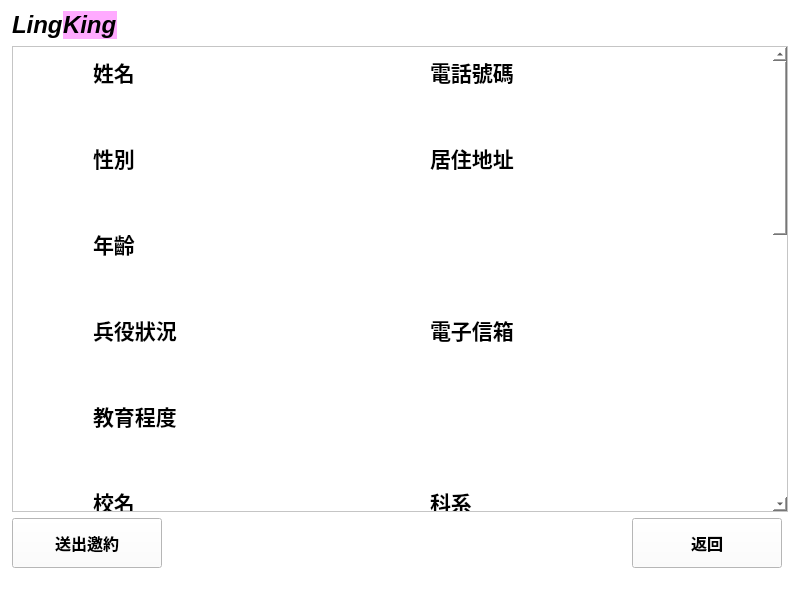
<?xml version="1.0" encoding="UTF-8"?>
<ui version="4.0">
 <class>MainWindow</class>
 <widget class="QMainWindow" name="MainWindow">
  <property name="geometry">
   <rect>
    <x>0</x>
    <y>0</y>
    <width>800</width>
    <height>600</height>
   </rect>
  </property>
  <property name="windowTitle">
   <string>LingKing</string>
  </property>
  <property name="styleSheet">
   <string notr="true">background-color: rgb(255, 255, 255);</string>
  </property>
  <widget class="QWidget" name="centralwidget">
   <layout class="QGridLayout" name="gridLayout_3">
    <property name="leftMargin">
     <number>12</number>
    </property>
    <property name="topMargin">
     <number>10</number>
    </property>
    <property name="rightMargin">
     <number>12</number>
    </property>
    <property name="bottomMargin">
     <number>10</number>
    </property>
    <property name="horizontalSpacing">
     <number>6</number>
    </property>
    <item row="0" column="0">
     <layout class="QGridLayout" name="gridLayout_2">
      <item row="1" column="0" colspan="4">
       <widget class="QScrollArea" name="scrollArea">
        <property name="verticalScrollBarPolicy">
         <enum>Qt::ScrollBarAlwaysOn</enum>
        </property>
        <property name="widgetResizable">
         <bool>true</bool>
        </property>
        <property name="alignment">
         <set>Qt::AlignCenter</set>
        </property>
        <widget class="QWidget" name="scrollAreaWidgetContents">
         <property name="geometry">
          <rect>
           <x>0</x>
           <y>-381</y>
           <width>755</width>
           <height>1065</height>
          </rect>
         </property>
         <layout class="QGridLayout" name="gridLayout_4">
          <property name="horizontalSpacing">
           <number>6</number>
          </property>
          <item row="0" column="0">
           <spacer name="horizontalSpacer_4">
            <property name="orientation">
             <enum>Qt::Horizontal</enum>
            </property>
            <property name="sizeHint" stdset="0">
             <size>
              <width>40</width>
              <height>20</height>
             </size>
            </property>
           </spacer>
          </item>
          <item row="0" column="1">
           <layout class="QGridLayout" name="gridLayout">
            <property name="horizontalSpacing">
             <number>6</number>
            </property>
            <property name="verticalSpacing">
             <number>12</number>
            </property>
            <item row="18" column="0" colspan="2">
             <widget class="QLabel" name="skill_show">
              <property name="sizePolicy">
               <sizepolicy hsizetype="Minimum" vsizetype="Minimum">
                <horstretch>0</horstretch>
                <verstretch>0</verstretch>
               </sizepolicy>
              </property>
              <property name="minimumSize">
               <size>
                <width>600</width>
                <height>100</height>
               </size>
              </property>
              <property name="font">
               <font>
                <pointsize>14</pointsize>
               </font>
              </property>
              <property name="text">
               <string/>
              </property>
              <property name="wordWrap">
               <bool>true</bool>
              </property>
             </widget>
            </item>
            <item row="17" column="0">
             <widget class="QLabel" name="label_32">
              <property name="sizePolicy">
               <sizepolicy hsizetype="Fixed" vsizetype="Fixed">
                <horstretch>0</horstretch>
                <verstretch>0</verstretch>
               </sizepolicy>
              </property>
              <property name="font">
               <font>
                <pointsize>16</pointsize>
                <weight>75</weight>
                <bold>true</bold>
               </font>
              </property>
              <property name="text">
               <string>專業技能簡介</string>
              </property>
             </widget>
            </item>
            <item row="0" column="0">
             <widget class="QLabel" name="label_3">
              <property name="sizePolicy">
               <sizepolicy hsizetype="Fixed" vsizetype="Fixed">
                <horstretch>0</horstretch>
                <verstretch>0</verstretch>
               </sizepolicy>
              </property>
              <property name="font">
               <font>
                <pointsize>16</pointsize>
                <weight>75</weight>
                <bold>true</bold>
               </font>
              </property>
              <property name="text">
               <string>姓名</string>
              </property>
             </widget>
            </item>
            <item row="19" column="0">
             <widget class="QLabel" name="label_33">
              <property name="sizePolicy">
               <sizepolicy hsizetype="Fixed" vsizetype="Fixed">
                <horstretch>0</horstretch>
                <verstretch>0</verstretch>
               </sizepolicy>
              </property>
              <property name="font">
               <font>
                <pointsize>16</pointsize>
                <weight>75</weight>
                <bold>true</bold>
               </font>
              </property>
              <property name="text">
               <string>簡單自介(求學過程、工作經歷...)</string>
              </property>
             </widget>
            </item>
            <item row="13" column="0">
             <widget class="QLabel" name="label_25">
              <property name="sizePolicy">
               <sizepolicy hsizetype="Fixed" vsizetype="Fixed">
                <horstretch>0</horstretch>
                <verstretch>0</verstretch>
               </sizepolicy>
              </property>
              <property name="font">
               <font>
                <pointsize>16</pointsize>
                <weight>75</weight>
                <bold>true</bold>
               </font>
              </property>
              <property name="text">
               <string>薪資待遇</string>
              </property>
             </widget>
            </item>
            <item row="13" column="1">
             <widget class="QLabel" name="label_27">
              <property name="sizePolicy">
               <sizepolicy hsizetype="Fixed" vsizetype="Fixed">
                <horstretch>0</horstretch>
                <verstretch>0</verstretch>
               </sizepolicy>
              </property>
              <property name="font">
               <font>
                <pointsize>16</pointsize>
                <weight>75</weight>
                <bold>true</bold>
               </font>
              </property>
              <property name="text">
               <string>期望上班地點</string>
              </property>
             </widget>
            </item>
            <item row="6" column="1">
             <widget class="QLabel" name="label_11">
              <property name="sizePolicy">
               <sizepolicy hsizetype="Fixed" vsizetype="Fixed">
                <horstretch>0</horstretch>
                <verstretch>0</verstretch>
               </sizepolicy>
              </property>
              <property name="font">
               <font>
                <pointsize>16</pointsize>
                <weight>75</weight>
                <bold>true</bold>
               </font>
              </property>
              <property name="text">
               <string>電子信箱</string>
              </property>
              <property name="textFormat">
               <enum>Qt::AutoText</enum>
              </property>
             </widget>
            </item>
            <item row="6" column="0">
             <widget class="QLabel" name="label_12">
              <property name="font">
               <font>
                <pointsize>16</pointsize>
                <weight>75</weight>
                <bold>true</bold>
               </font>
              </property>
              <property name="text">
               <string>兵役狀況</string>
              </property>
             </widget>
            </item>
            <item row="0" column="1">
             <widget class="QLabel" name="label_8">
              <property name="sizePolicy">
               <sizepolicy hsizetype="Fixed" vsizetype="Fixed">
                <horstretch>0</horstretch>
                <verstretch>0</verstretch>
               </sizepolicy>
              </property>
              <property name="font">
               <font>
                <pointsize>16</pointsize>
                <weight>75</weight>
                <bold>true</bold>
               </font>
              </property>
              <property name="text">
               <string>電話號碼</string>
              </property>
             </widget>
            </item>
            <item row="11" column="1">
             <widget class="QLabel" name="label_13">
              <property name="font">
               <font>
                <pointsize>16</pointsize>
                <weight>75</weight>
                <bold>true</bold>
               </font>
              </property>
              <property name="text">
               <string>科系</string>
              </property>
             </widget>
            </item>
            <item row="9" column="0">
             <widget class="QLabel" name="label_18">
              <property name="font">
               <font>
                <pointsize>16</pointsize>
                <weight>75</weight>
                <bold>true</bold>
               </font>
              </property>
              <property name="text">
               <string>教育程度</string>
              </property>
             </widget>
            </item>
            <item row="11" column="0">
             <widget class="QLabel" name="label_19">
              <property name="font">
               <font>
                <pointsize>16</pointsize>
                <weight>75</weight>
                <bold>true</bold>
               </font>
              </property>
              <property name="text">
               <string>校名</string>
              </property>
             </widget>
            </item>
            <item row="2" column="1">
             <widget class="QLabel" name="label_10">
              <property name="font">
               <font>
                <pointsize>16</pointsize>
                <weight>75</weight>
                <bold>true</bold>
               </font>
              </property>
              <property name="text">
               <string>居住地址</string>
              </property>
             </widget>
            </item>
            <item row="2" column="0">
             <widget class="QLabel" name="label_4">
              <property name="sizePolicy">
               <sizepolicy hsizetype="Fixed" vsizetype="Fixed">
                <horstretch>0</horstretch>
                <verstretch>0</verstretch>
               </sizepolicy>
              </property>
              <property name="font">
               <font>
                <pointsize>16</pointsize>
                <weight>75</weight>
                <bold>true</bold>
               </font>
              </property>
              <property name="text">
               <string>性別</string>
              </property>
              <property name="textFormat">
               <enum>Qt::AutoText</enum>
              </property>
             </widget>
            </item>
            <item row="4" column="0">
             <widget class="QLabel" name="label_26">
              <property name="sizePolicy">
               <sizepolicy hsizetype="Fixed" vsizetype="Fixed">
                <horstretch>0</horstretch>
                <verstretch>0</verstretch>
               </sizepolicy>
              </property>
              <property name="font">
               <font>
                <pointsize>16</pointsize>
                <weight>75</weight>
                <bold>true</bold>
               </font>
              </property>
              <property name="text">
               <string>年齡</string>
              </property>
             </widget>
            </item>
            <item row="1" column="0">
             <widget class="QLabel" name="name_show">
              <property name="sizePolicy">
               <sizepolicy hsizetype="Minimum" vsizetype="Minimum">
                <horstretch>0</horstretch>
                <verstretch>0</verstretch>
               </sizepolicy>
              </property>
              <property name="minimumSize">
               <size>
                <width>250</width>
                <height>30</height>
               </size>
              </property>
              <property name="maximumSize">
               <size>
                <width>250</width>
                <height>30</height>
               </size>
              </property>
              <property name="font">
               <font>
                <pointsize>14</pointsize>
               </font>
              </property>
              <property name="text">
               <string/>
              </property>
             </widget>
            </item>
            <item row="1" column="1">
             <widget class="QLabel" name="phone_show">
              <property name="sizePolicy">
               <sizepolicy hsizetype="Minimum" vsizetype="Minimum">
                <horstretch>0</horstretch>
                <verstretch>0</verstretch>
               </sizepolicy>
              </property>
              <property name="minimumSize">
               <size>
                <width>250</width>
                <height>30</height>
               </size>
              </property>
              <property name="maximumSize">
               <size>
                <width>250</width>
                <height>16777215</height>
               </size>
              </property>
              <property name="font">
               <font>
                <pointsize>14</pointsize>
               </font>
              </property>
              <property name="text">
               <string/>
              </property>
             </widget>
            </item>
            <item row="3" column="0">
             <widget class="QLabel" name="gender_show">
              <property name="sizePolicy">
               <sizepolicy hsizetype="Minimum" vsizetype="Minimum">
                <horstretch>0</horstretch>
                <verstretch>0</verstretch>
               </sizepolicy>
              </property>
              <property name="minimumSize">
               <size>
                <width>250</width>
                <height>30</height>
               </size>
              </property>
              <property name="maximumSize">
               <size>
                <width>250</width>
                <height>16777215</height>
               </size>
              </property>
              <property name="font">
               <font>
                <pointsize>14</pointsize>
               </font>
              </property>
              <property name="text">
               <string/>
              </property>
             </widget>
            </item>
            <item row="7" column="1">
             <widget class="QLabel" name="email_show">
              <property name="sizePolicy">
               <sizepolicy hsizetype="Minimum" vsizetype="Minimum">
                <horstretch>0</horstretch>
                <verstretch>0</verstretch>
               </sizepolicy>
              </property>
              <property name="minimumSize">
               <size>
                <width>250</width>
                <height>30</height>
               </size>
              </property>
              <property name="maximumSize">
               <size>
                <width>250</width>
                <height>16777215</height>
               </size>
              </property>
              <property name="font">
               <font>
                <pointsize>14</pointsize>
               </font>
              </property>
              <property name="text">
               <string/>
              </property>
             </widget>
            </item>
            <item row="5" column="0">
             <widget class="QLabel" name="age_show">
              <property name="sizePolicy">
               <sizepolicy hsizetype="Minimum" vsizetype="Minimum">
                <horstretch>0</horstretch>
                <verstretch>0</verstretch>
               </sizepolicy>
              </property>
              <property name="minimumSize">
               <size>
                <width>250</width>
                <height>30</height>
               </size>
              </property>
              <property name="maximumSize">
               <size>
                <width>250</width>
                <height>16777215</height>
               </size>
              </property>
              <property name="font">
               <font>
                <pointsize>14</pointsize>
               </font>
              </property>
              <property name="text">
               <string/>
              </property>
             </widget>
            </item>
            <item row="7" column="0">
             <widget class="QLabel" name="soilder_show">
              <property name="sizePolicy">
               <sizepolicy hsizetype="Minimum" vsizetype="Minimum">
                <horstretch>0</horstretch>
                <verstretch>0</verstretch>
               </sizepolicy>
              </property>
              <property name="minimumSize">
               <size>
                <width>250</width>
                <height>30</height>
               </size>
              </property>
              <property name="maximumSize">
               <size>
                <width>250</width>
                <height>16777215</height>
               </size>
              </property>
              <property name="font">
               <font>
                <pointsize>14</pointsize>
               </font>
              </property>
              <property name="text">
               <string/>
              </property>
             </widget>
            </item>
            <item row="12" column="0">
             <widget class="QLabel" name="school_show">
              <property name="sizePolicy">
               <sizepolicy hsizetype="Minimum" vsizetype="Minimum">
                <horstretch>0</horstretch>
                <verstretch>0</verstretch>
               </sizepolicy>
              </property>
              <property name="minimumSize">
               <size>
                <width>250</width>
                <height>30</height>
               </size>
              </property>
              <property name="maximumSize">
               <size>
                <width>250</width>
                <height>16777215</height>
               </size>
              </property>
              <property name="font">
               <font>
                <pointsize>14</pointsize>
               </font>
              </property>
              <property name="text">
               <string/>
              </property>
             </widget>
            </item>
            <item row="14" column="0">
             <widget class="QLabel" name="salary_type_show">
              <property name="sizePolicy">
               <sizepolicy hsizetype="Minimum" vsizetype="Minimum">
                <horstretch>0</horstretch>
                <verstretch>0</verstretch>
               </sizepolicy>
              </property>
              <property name="minimumSize">
               <size>
                <width>250</width>
                <height>30</height>
               </size>
              </property>
              <property name="maximumSize">
               <size>
                <width>250</width>
                <height>16777215</height>
               </size>
              </property>
              <property name="font">
               <font>
                <pointsize>14</pointsize>
               </font>
              </property>
              <property name="text">
               <string/>
              </property>
             </widget>
            </item>
            <item row="14" column="1">
             <widget class="QLabel" name="place_show">
              <property name="sizePolicy">
               <sizepolicy hsizetype="Minimum" vsizetype="Minimum">
                <horstretch>0</horstretch>
                <verstretch>0</verstretch>
               </sizepolicy>
              </property>
              <property name="minimumSize">
               <size>
                <width>250</width>
                <height>30</height>
               </size>
              </property>
              <property name="maximumSize">
               <size>
                <width>250</width>
                <height>16777215</height>
               </size>
              </property>
              <property name="font">
               <font>
                <pointsize>14</pointsize>
               </font>
              </property>
              <property name="text">
               <string/>
              </property>
             </widget>
            </item>
            <item row="12" column="1">
             <widget class="QLabel" name="department_show">
              <property name="sizePolicy">
               <sizepolicy hsizetype="Minimum" vsizetype="Minimum">
                <horstretch>0</horstretch>
                <verstretch>0</verstretch>
               </sizepolicy>
              </property>
              <property name="minimumSize">
               <size>
                <width>250</width>
                <height>30</height>
               </size>
              </property>
              <property name="maximumSize">
               <size>
                <width>250</width>
                <height>16777215</height>
               </size>
              </property>
              <property name="font">
               <font>
                <pointsize>14</pointsize>
               </font>
              </property>
              <property name="text">
               <string/>
              </property>
             </widget>
            </item>
            <item row="16" column="0">
             <widget class="QLabel" name="salary_show">
              <property name="sizePolicy">
               <sizepolicy hsizetype="Minimum" vsizetype="Minimum">
                <horstretch>0</horstretch>
                <verstretch>0</verstretch>
               </sizepolicy>
              </property>
              <property name="minimumSize">
               <size>
                <width>250</width>
                <height>30</height>
               </size>
              </property>
              <property name="maximumSize">
               <size>
                <width>250</width>
                <height>30</height>
               </size>
              </property>
              <property name="font">
               <font>
                <pointsize>14</pointsize>
               </font>
              </property>
              <property name="text">
               <string/>
              </property>
             </widget>
            </item>
            <item row="10" column="0">
             <widget class="QLabel" name="educatioin_show">
              <property name="sizePolicy">
               <sizepolicy hsizetype="Minimum" vsizetype="Minimum">
                <horstretch>0</horstretch>
                <verstretch>0</verstretch>
               </sizepolicy>
              </property>
              <property name="minimumSize">
               <size>
                <width>250</width>
                <height>30</height>
               </size>
              </property>
              <property name="maximumSize">
               <size>
                <width>250</width>
                <height>16777215</height>
               </size>
              </property>
              <property name="font">
               <font>
                <pointsize>14</pointsize>
               </font>
              </property>
              <property name="text">
               <string/>
              </property>
             </widget>
            </item>
            <item row="20" column="0" colspan="2">
             <widget class="QLabel" name="profile_show">
              <property name="sizePolicy">
               <sizepolicy hsizetype="Minimum" vsizetype="Minimum">
                <horstretch>0</horstretch>
                <verstretch>0</verstretch>
               </sizepolicy>
              </property>
              <property name="minimumSize">
               <size>
                <width>600</width>
                <height>300</height>
               </size>
              </property>
              <property name="font">
               <font>
                <pointsize>14</pointsize>
               </font>
              </property>
              <property name="text">
               <string/>
              </property>
              <property name="wordWrap">
               <bool>true</bool>
              </property>
             </widget>
            </item>
            <item row="3" column="1" rowspan="3">
             <widget class="QLabel" name="address_show">
              <property name="sizePolicy">
               <sizepolicy hsizetype="Minimum" vsizetype="Minimum">
                <horstretch>0</horstretch>
                <verstretch>0</verstretch>
               </sizepolicy>
              </property>
              <property name="minimumSize">
               <size>
                <width>250</width>
                <height>50</height>
               </size>
              </property>
              <property name="maximumSize">
               <size>
                <width>250</width>
                <height>75</height>
               </size>
              </property>
              <property name="font">
               <font>
                <pointsize>14</pointsize>
               </font>
              </property>
              <property name="text">
               <string/>
              </property>
              <property name="wordWrap">
               <bool>true</bool>
              </property>
             </widget>
            </item>
           </layout>
          </item>
          <item row="0" column="2">
           <spacer name="horizontalSpacer">
            <property name="orientation">
             <enum>Qt::Horizontal</enum>
            </property>
            <property name="sizeHint" stdset="0">
             <size>
              <width>40</width>
              <height>20</height>
             </size>
            </property>
           </spacer>
          </item>
         </layout>
        </widget>
       </widget>
      </item>
      <item row="0" column="0">
       <layout class="QHBoxLayout" name="horizontalLayout_2">
        <property name="spacing">
         <number>0</number>
        </property>
        <item>
         <widget class="QLabel" name="label">
          <property name="enabled">
           <bool>true</bool>
          </property>
          <property name="sizePolicy">
           <sizepolicy hsizetype="Fixed" vsizetype="Fixed">
            <horstretch>1</horstretch>
            <verstretch>0</verstretch>
           </sizepolicy>
          </property>
          <property name="font">
           <font>
            <pointsize>18</pointsize>
            <weight>75</weight>
            <italic>true</italic>
            <bold>true</bold>
            <strikeout>false</strikeout>
           </font>
          </property>
          <property name="text">
           <string>Ling</string>
          </property>
          <property name="textFormat">
           <enum>Qt::PlainText</enum>
          </property>
          <property name="wordWrap">
           <bool>false</bool>
          </property>
         </widget>
        </item>
        <item>
         <widget class="QLabel" name="label_5">
          <property name="sizePolicy">
           <sizepolicy hsizetype="Fixed" vsizetype="Fixed">
            <horstretch>2</horstretch>
            <verstretch>0</verstretch>
           </sizepolicy>
          </property>
          <property name="font">
           <font>
            <pointsize>18</pointsize>
            <weight>75</weight>
            <italic>true</italic>
            <bold>true</bold>
           </font>
          </property>
          <property name="styleSheet">
           <string notr="true">background-color: rgb(255, 170, 255)</string>
          </property>
          <property name="text">
           <string>King</string>
          </property>
         </widget>
        </item>
        <item>
         <spacer name="horizontalSpacer_3">
          <property name="orientation">
           <enum>Qt::Horizontal</enum>
          </property>
          <property name="sizeHint" stdset="0">
           <size>
            <width>40</width>
            <height>20</height>
           </size>
          </property>
         </spacer>
        </item>
       </layout>
      </item>
      <item row="2" column="2">
       <widget class="QPushButton" name="back_BTN">
        <property name="sizePolicy">
         <sizepolicy hsizetype="Maximum" vsizetype="Maximum">
          <horstretch>100</horstretch>
          <verstretch>50</verstretch>
         </sizepolicy>
        </property>
        <property name="maximumSize">
         <size>
          <width>150</width>
          <height>50</height>
         </size>
        </property>
        <property name="font">
         <font>
          <pointsize>12</pointsize>
          <weight>75</weight>
          <bold>true</bold>
         </font>
        </property>
        <property name="cursor">
         <cursorShape>PointingHandCursor</cursorShape>
        </property>
        <property name="text">
         <string>返回</string>
        </property>
       </widget>
      </item>
      <item row="2" column="0" colspan="2">
       <widget class="QPushButton" name="send_resume_BTN">
        <property name="sizePolicy">
         <sizepolicy hsizetype="Maximum" vsizetype="Maximum">
          <horstretch>0</horstretch>
          <verstretch>0</verstretch>
         </sizepolicy>
        </property>
        <property name="maximumSize">
         <size>
          <width>150</width>
          <height>50</height>
         </size>
        </property>
        <property name="font">
         <font>
          <pointsize>12</pointsize>
          <weight>75</weight>
          <bold>true</bold>
         </font>
        </property>
        <property name="cursor">
         <cursorShape>PointingHandCursor</cursorShape>
        </property>
        <property name="text">
         <string>送出邀約</string>
        </property>
       </widget>
      </item>
      <item row="0" column="2">
       <spacer name="verticalSpacer">
        <property name="orientation">
         <enum>Qt::Vertical</enum>
        </property>
        <property name="sizeType">
         <enum>QSizePolicy::Maximum</enum>
        </property>
        <property name="sizeHint" stdset="0">
         <size>
          <width>20</width>
          <height>30</height>
         </size>
        </property>
       </spacer>
      </item>
     </layout>
    </item>
   </layout>
  </widget>
  <widget class="QStatusBar" name="statusbar"/>
 </widget>
 <resources/>
 <connections/>
</ui>
